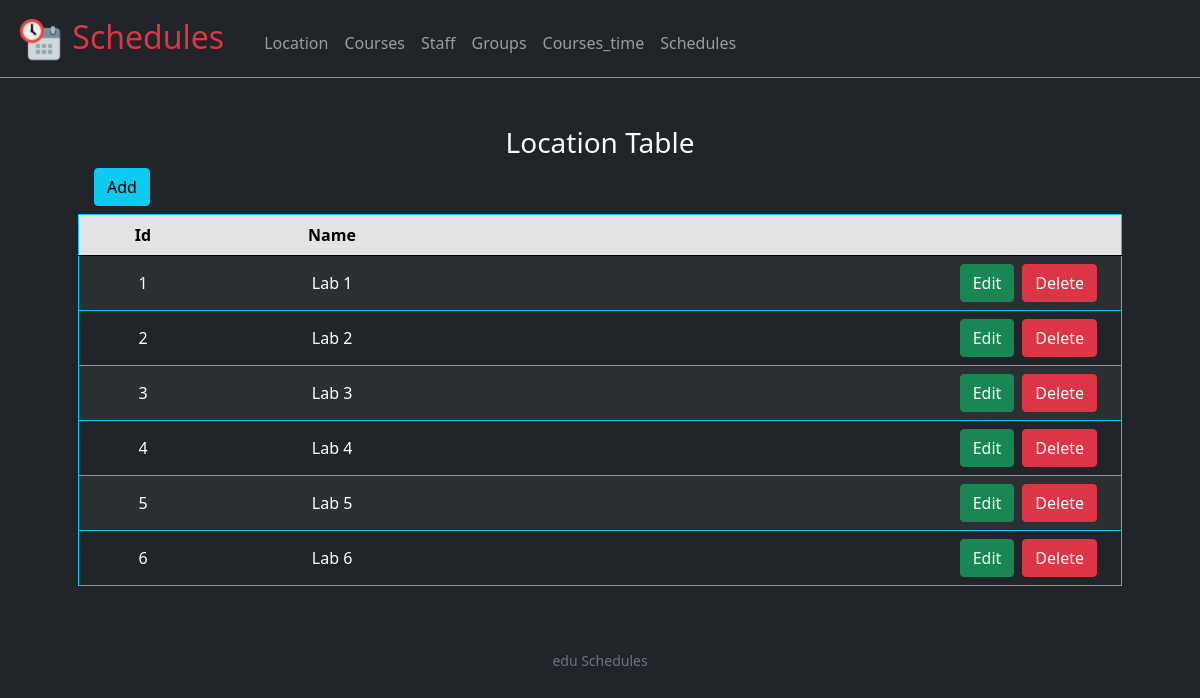
Page /location on the earlier database version.
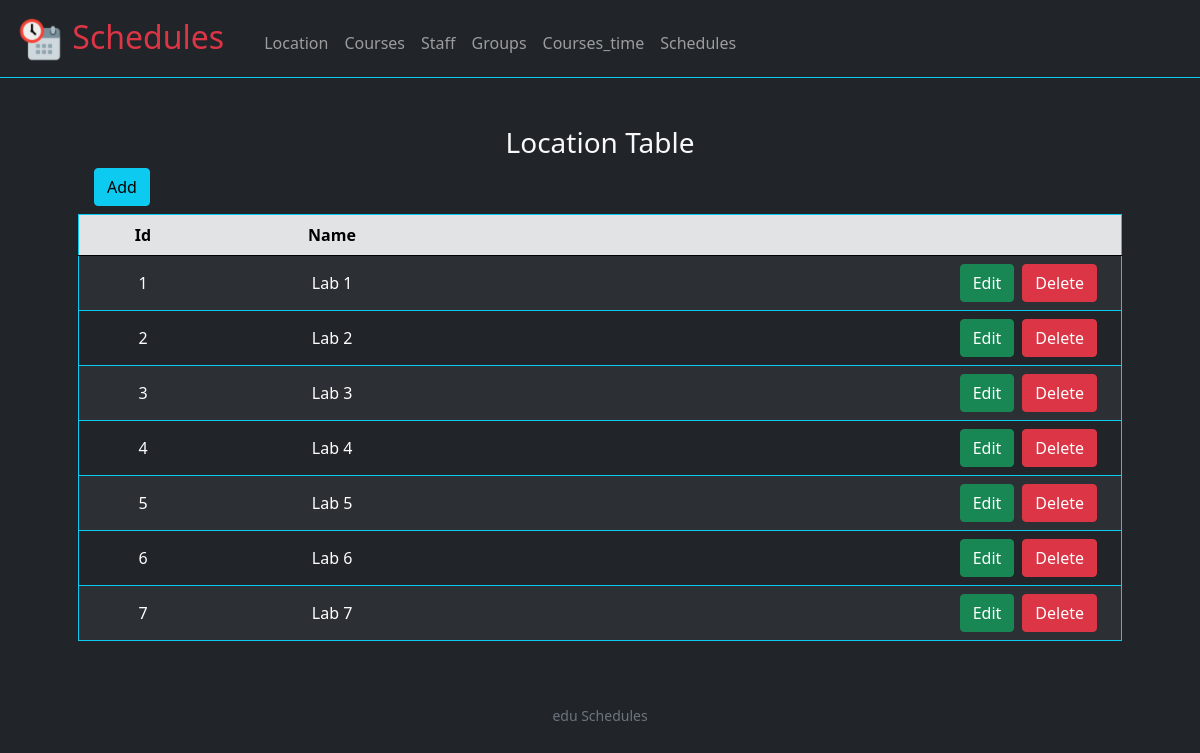
Same page on the later database version.
### tables this page shows
CREATE TABLE location(
    id integer,
    name text unique,
    primary key (id)
);

### application.py (the view)
@app.route("/location", methods=["POST", "GET"])
def location():
    data = view_table("select * from location")
    if type(data) == str:
        return data
    if request.method == "GET":
        return render_template("location.html", keys=data[0], data=data[1])
    else:
        return render_template('functionals/data_view.html', keys=data[0], data=data[1],
                view_title="location Table", link_edit="/edit_location", link_view="/location", table="location")

### application.py (called while the page is built)
@app.after_request
def after_request(response):
    response.headers["Cache-Control"] = "no-cache, no-store, must-revalidate"
    response.headers["Expires"] = 0
    response.headers["Pragma"] = "no-cache"
    return response

### helpers.py (called while the page is built)
def sql(query, values=(), return_data=False):
    if return_data == True:
        data = None
        with sqlite3.connect(db_name) as db:
            cur = db.cursor()
            cur.execute("pragma foreign_keys = on")
            cur.execute(query, values)
            keys = [d[0] for d in cur.description]
            data = [keys, cur.fetchall()]
        return data
    else:
        with sqlite3.connect(db_name) as db:
            cur = db.cursor()
            cur.execute(query, values)

def view_table(query):
    data = None
    try:
        data = sql(query, (), True)
    except:
        return "Error: SQLite3 Error view()"
    return data

### templates/location.html (shortened to what this page needs)
{% extends "layout.html" %}
{% block main %}
    {% with view_title="location Table", link_edit="/edit_location", link_view="/location", table="location"  %}
      {% include "functionals/data_view.html" %}
    {% endwith %}
{% endblock %}

### templates/functionals/data_view.html
{% block view %}
<div class="text-center" id="view">
    <div class="text-capitalize" >
        <h3>{{ view_title }}</h3>
    </div>
    <div class="d-grid gap-2 d-md-flex justify-content-md-start ms-3">
        <button  type="button" class="btn btn-info mb-2" data-bs-toggle="modal" data-bs-target="#add">
            Add
        </button>
    </div>
    <table class="table table-hover table-striped table-dark border rounded border-info align-middle">
        <thead class="text-capitalize table-secondary ">
            <tr>
                {% for key in keys %}
                    <th scope="col">{{ key }}</th>
                {% endfor %}
                <th scope="col"></th>
            </tr>
        </thead>
        <tbody>
            {% for row in data %}
                <tr>
                    {% for element in row %}
                        <td>{{ element }}</td>
                    {% endfor %}
                    <td>
                        <div class="d-grid gap-2 d-md-flex justify-content-md justify-content-md-end pe-3">
                            <button class="btn btn-success mr-3" onclick="show_delete_edit(2, '{{ row[0] }}','{{ link_edit }}', '{{ link_view }}', '{{ table }}')" >Edit</button>
                            <button class="btn btn-danger" onclick="show_delete_edit(1, '{{ row[0] }}', '/delete_data', '{{ link_view }}', '{{ table }}', '{{ row[1] }}')" >Delete</button>
                        </div>
                    </td>
                </tr>
            {% endfor %}
        </tbody>
    </table>
</div>
{% endblock %}

Differences in the rows shown:
added location: row "7", name "Lab 7"
